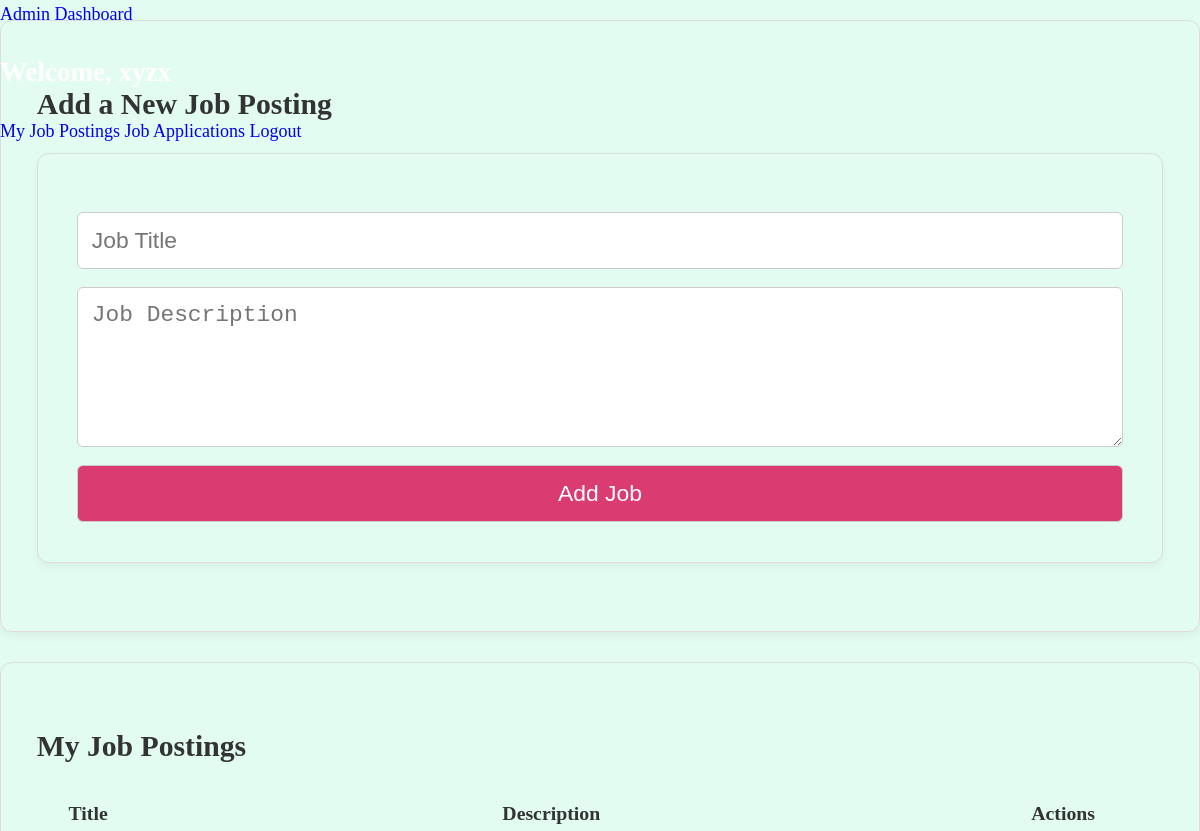
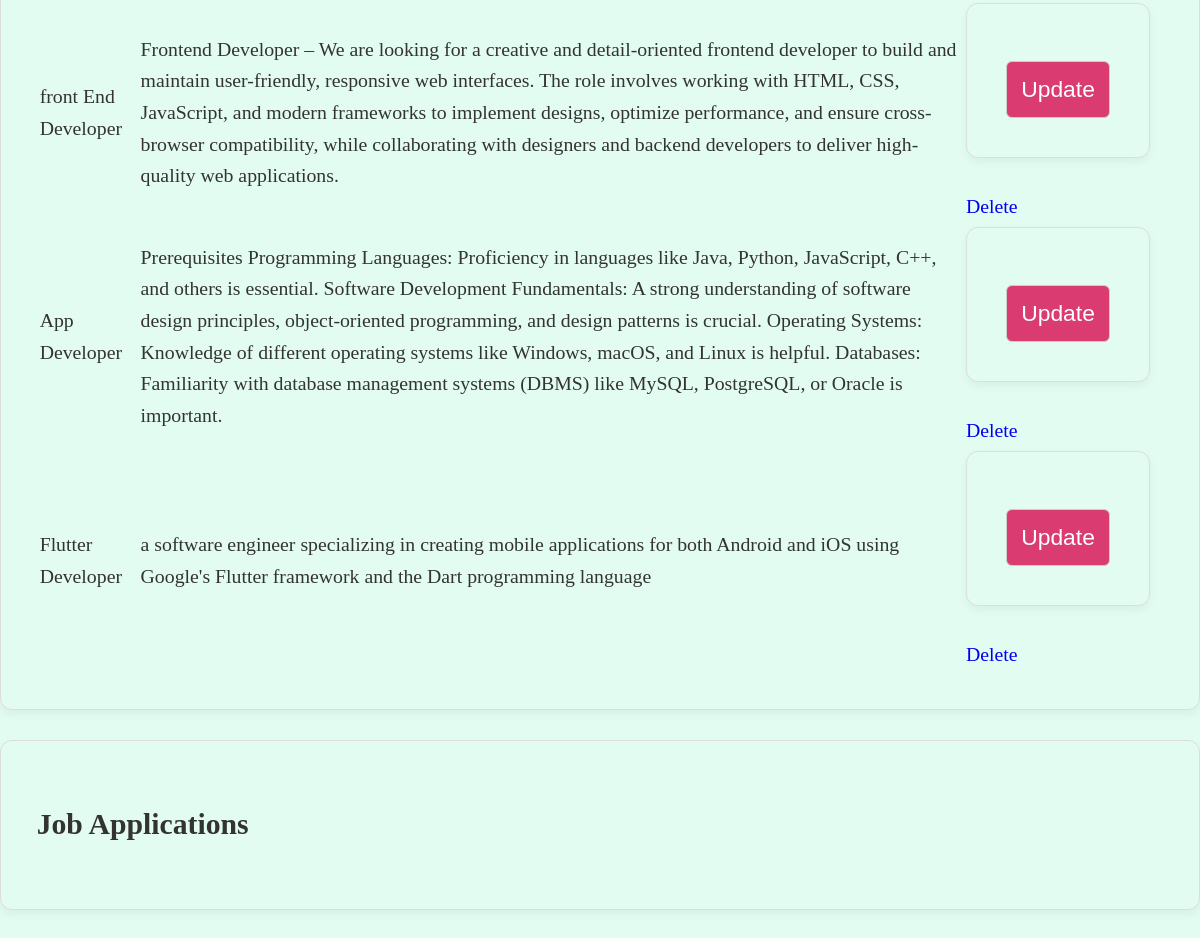
Page /admin_dashboard (signed in) on the committed database (2 pictures, top to bottom).
### tables this page shows
CREATE TABLE job_postings (
                      id INTEGER PRIMARY KEY,
                      title TEXT,
                      description TEXT,
                      admin_id INTEGER, keywords TEXT,
                      FOREIGN KEY (admin_id) REFERENCES users (id) ON DELETE CASCADE);

### app.py (the view)
@app.route('/admin_dashboard')
def admin_dashboard():
    if 'user_id' not in session or session['role'] != 'admin':
        return redirect(url_for('login'))
    conn = connect_db()
    cursor = conn.cursor()
    cursor.execute("SELECT * FROM job_postings WHERE admin_id=?", (session['user_id'],))
    job_postings = cursor.fetchall()
    conn.close()
    form = JobPostingForm()
    edit_form = EditJobForm()
    status_form = ApplicationStatusForm()
    return render_template('admin_dashboard.html', job_postings=job_postings, form=form, edit_form=edit_form, status_form=status_form)

### forms.py
class JobPostingForm(FlaskForm):
    title = StringField('Job Title', validators=[DataRequired(), Length(min=5, max=100)])
    description = TextAreaField('Job Description', validators=[DataRequired(), Length(min=10, max=1000)])
    submit = SubmitField('Add Job Posting')

class EditJobForm(FlaskForm):
    title = StringField('Job Title', validators=[DataRequired(), Length(min=5, max=100)])
    description = TextAreaField('Job Description', validators=[DataRequired(), Length(min=10, max=1000)])
    submit = SubmitField('Update Job Posting')

### app.py (called while the page is built)
def connect_db():
    conn = sqlite3.connect('job_applications.db')
    conn.execute('PRAGMA foreign_keys = ON')
    return conn

### templates/admin_dashboard.html (shortened to what this page needs)
<!DOCTYPE html>
<html lang="en">
<head>
    <link rel="stylesheet" href="{{ url_for('static', filename='css/styles.css') }}">
</head>
<body>
        <nav style="height:20px;">
            <a class="brand" href="#">Admin Dashboard</a>
            <h2 style="color: white;" >Welcome, {{ session.username }}</h1>
            <div class="nav-links">
                <a href="admin_dashboard">My Job Postings</a>
                <a href="view_applications">Job Applications</a>
                <a href="{{ url_for('logout') }}" class="button">Logout</a>
            </div>
        </nav>
        <section class="job-posting">
            <h2>Add a New Job Posting</h2>
            <form action="{{ url_for('add_job') }}" method="post">
                {{ form.title(placeholder="Job Title", required=true) }}
                {{ form.description(placeholder="Job Description", rows="5", required=true) }}
                <button type="submit">Add Job</button>
            </form>
        </section>
        <section class="job-posting">
            <h2>My Job Postings</h2>
            {% if job_postings %}
            <table>
                <tr>
                    <th>Title</th>
                    <th>Description</th>
                    <th>Actions</th>
                </tr>
                {% for job in job_postings %}
                <tr>
                    <td>{{ job[1] }}</td>
                    <td>{{ job[2] }}</td>
                    <td>
                        <form action="{{ url_for('admin_login') }}" method="post" style="display:inline-block;">
                            <button type="submit" class="button">Update</button>
                        </form>
                        <a href="{{ url_for('delete_job', job_id=job[0]) }}" class="button">Delete</a>
                    </td>
                </tr>
                {% endfor %}
            </table>
            {% endif %}
        </section>
        <section class="job-posting">
            <h2>Job Applications</h2>
        </section>
</body>
</html>

### static/css/styles.css (style rules this page uses)
body { background: #e3fcf2; margin: 0; padding: 0; color: #333; font-size: 18px; line-height: 1.6; }
.job-posting, .job-posting form { border: 1px solid #ddd; padding: 1.8em; margin-bottom: 1.5em; background: #e3fcf2; border-radius: 12px; box-shadow: 0 4px 10px rgba(0,0,0,0.05); font-size: 1.1em; }
.job-posting form input, .job-posting form textarea, .job-posting form button { display: block; width: 100%; margin-top: 0.8em; padding: 14px; font-size: 1.05em; border-radius: 6px; border: 1px solid #ccc; transition: border-color 0.3s ease, box-shadow 0.3s ease; }
input[type="text"], input[type="email"], input[type="password"], textarea { box-sizing: border-box; }
button { margin-top: 1em; background: #da3b70; color: white; border: none; border-radius: 6px; cursor: pointer; padding: 14px 18px; font-size: 1.1em; transition: background 0.3s ease, transform 0.1s ease; }
a { text-decoration: none; }

### rows in the picture
job_postings: title "front End Developer", description "Frontend Developer – We are looking for a creative and detail-oriented frontend developer to build and maintain user-friendly, responsive web interfaces. The role involves working with HTML, CSS, JavaScript, and modern frameworks to implement designs, optimize performance, and ensure cross-browser compatibility, while collaborating with designers and backend developers to deliver high-quality web applications."
job_postings: title "App Developer", description "Prerequisites Programming Languages: Proficiency in languages like Java, Python, JavaScript, C++, and others is essential. Software Development Fundamentals: A strong understanding of software design principles, object-oriented programming, and design patterns is crucial. Operating Systems: Knowledge of different operating systems like Windows, macOS, and Linux is helpful. Databases: Familiarity with database management systems (DBMS) like MySQL, PostgreSQL, or Oracle is important."
job_postings: title "Flutter Developer", description "a software engineer specializing in creating mobile applications for both Android and iOS using Google's Flutter framework and the Dart programming language"
